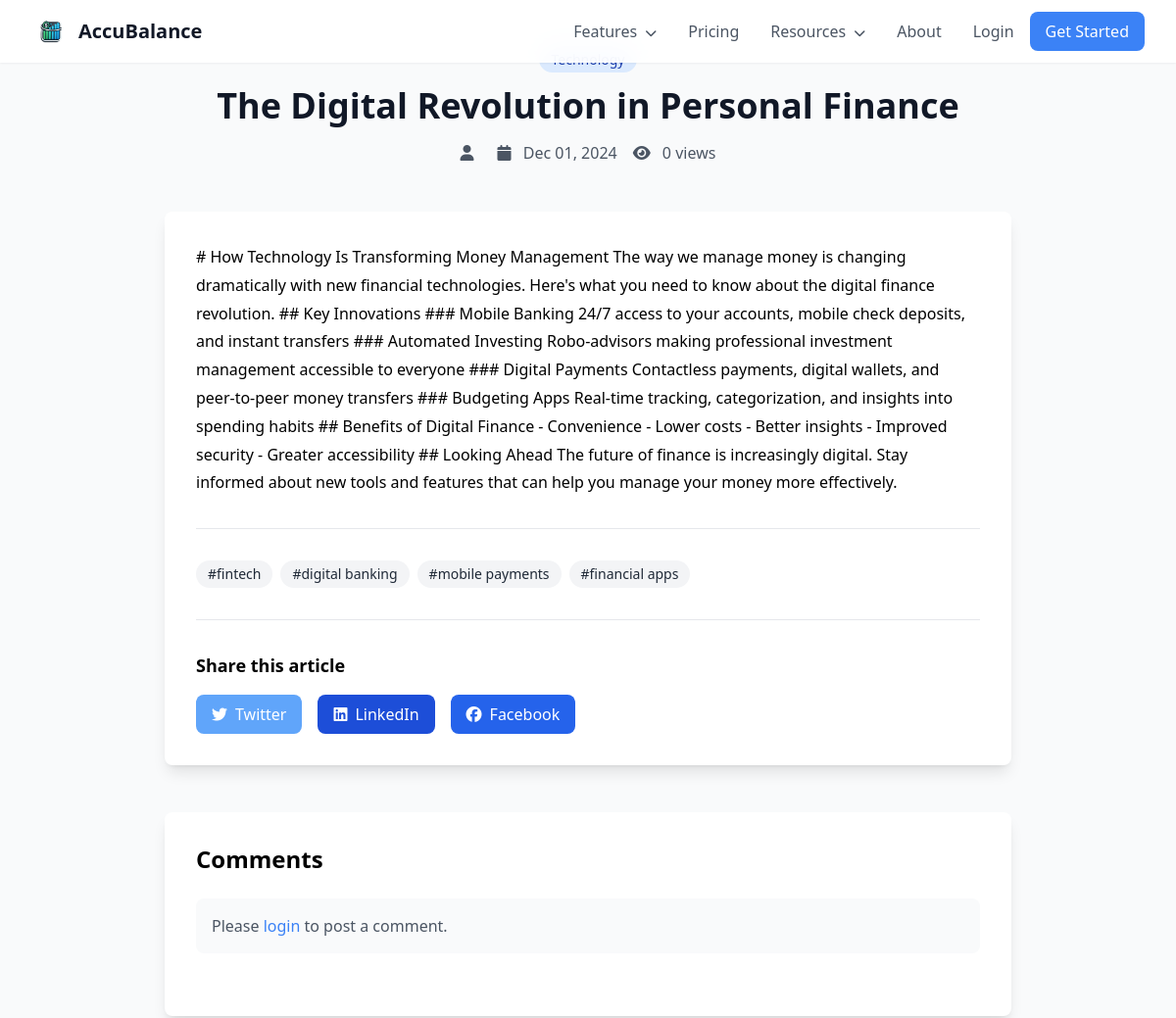
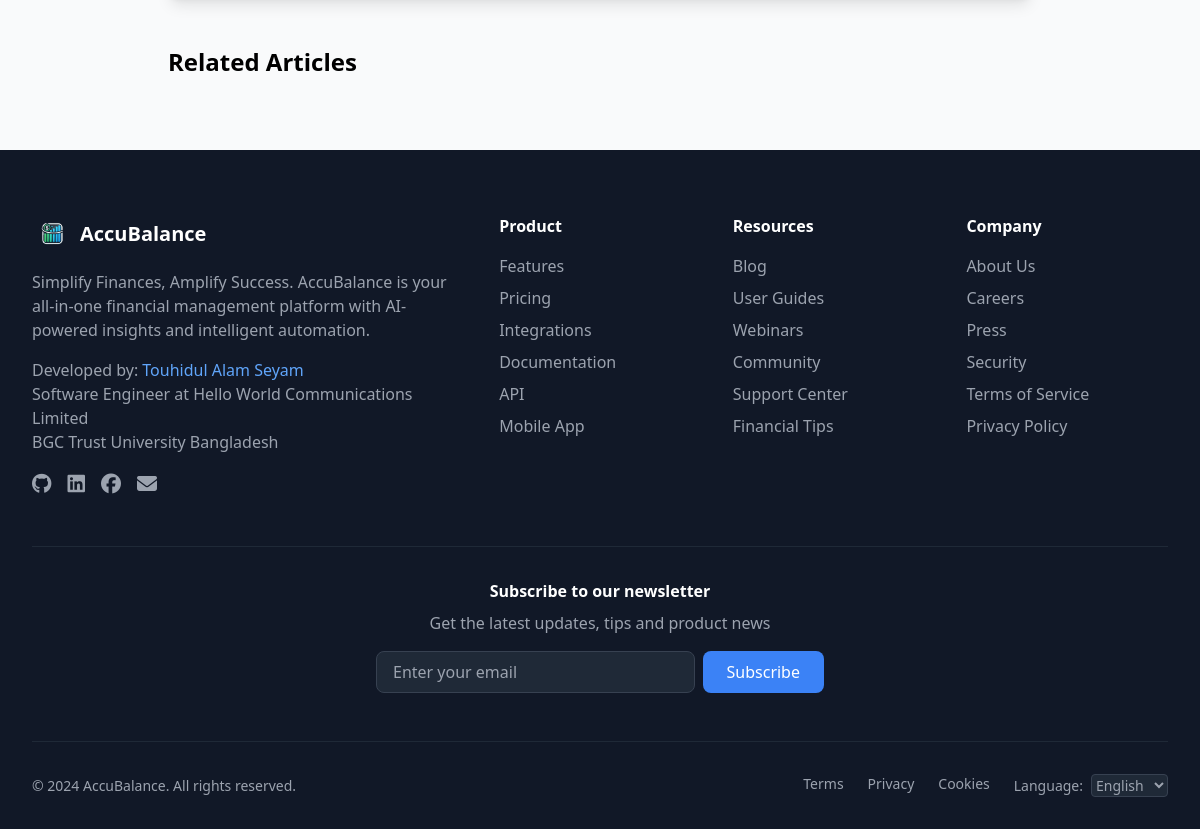
The app's page /blog-post.php?slug=digital-revolution-personal-finance with its own data (2 pictures, top to bottom).
### tables this page shows
CREATE TABLE blog_posts (
    id INT PRIMARY KEY AUTO_INCREMENT,
    title VARCHAR(255) NOT NULL,
    slug VARCHAR(255) NOT NULL UNIQUE,
    content TEXT NOT NULL,
    excerpt TEXT,
    featured_image VARCHAR(255),
    author_id INT,
    category VARCHAR(50),
    tags JSON,
    status ENUM('draft', 'published') DEFAULT 'draft',
    views INT DEFAULT 0,
    created_at TIMESTAMP DEFAULT CURRENT_TIMESTAMP,
    updated_at TIMESTAMP DEFAULT CURRENT_TIMESTAMP ON UPDATE CURRENT_TIMESTAMP,
    FOREIGN KEY (author_id) REFERENCES users(id)
);

### blog-post.php (the view, shortened to what this page needs)
<?php
require_once 'config.php';
$slug = $conn->real_escape_string($_GET['slug']);
$query = "SELECT p.*, u.username as author_name
          FROM blog_posts p
          LEFT JOIN users u ON p.author_id = u.id
          WHERE p.slug = '$slug' AND p.status = 'published'";
$post = $conn->query($query)->fetch_assoc();
?>
<!DOCTYPE html>
<html lang="en">
<head>
    <script src="https://cdn.tailwindcss.com"></script>
    <link href="https://cdn.jsdelivr.net/npm/@fortawesome/fontawesome-free@6/css/all.min.css" rel="stylesheet">
    <link href="https://unpkg.com/aos@2.3.1/dist/aos.css" rel="stylesheet">
    <link rel="stylesheet" href="https://cdn.jsdelivr.net/npm/prismjs@1.24.1/themes/prism.css">
</head>
<body class="bg-gray-50">
    <?php include 'includes/public-nav.php'; ?>
    <div class="max-w-4xl mx-auto px-4 py-12">
        <header class="text-center mb-12" data-aos="fade-up">
            <div class="mb-4">
                <span class="bg-blue-100 text-blue-800 text-sm font-medium px-3 py-1 rounded-full">
                </span>
            </div>
            <h1 class="text-4xl font-bold text-gray-900 mb-4"><?php echo $post['title']; ?></h1>
            <div class="flex items-center justify-center space-x-4 text-gray-600">
                <span>
                    <i class="fas fa-user mr-2"></i>
                </span>
                <span>
                    <i class="fas fa-calendar mr-2"></i>
                    <?php echo date('M d, Y', strtotime($post['created_at'])); ?>
                </span>
                <span>
                    <i class="fas fa-eye mr-2"></i>
                    <?php echo $post['views']; ?> views
                </span>
            </div>
        </header>
        <article class="bg-white rounded-lg shadow-lg p-8 mb-12" data-aos="fade-up" data-aos-delay="100">
            <div class="blog-content prose max-w-none" id="blogContent">
                <?php echo $post['content']; ?>
            </div>
            <div class="mt-8 pt-8 border-t">
                <div class="flex flex-wrap gap-2">
                    <?php foreach (json_decode($post['tags']) as $tag): ?>
                        <a href="blog.php?tag=<?php echo urlencode($tag); ?>"
                           class="bg-gray-100 text-gray-800 px-3 py-1 rounded-full text-sm hover:bg-gray-200 transition-colors">
                            #<?php echo $tag; ?>
                        </a>
                    <?php endforeach; ?>
                </div>
            </div>
            <div class="mt-8 pt-8 border-t">
                <h3 class="text-lg font-bold mb-4">Share this article</h3>
                <div class="flex space-x-4">
                    <a href="https://twitter.com/intent/tweet?url=<?php echo urlencode($current_url); ?>&text=<?php echo urlencode($post['title']); ?>"
                       target="_blank"
                       class="social-share-button bg-blue-400 text-white px-4 py-2 rounded-lg">
                        <i class="fab fa-twitter mr-2"></i>Twitter
                    </a>
                    <a href="https://www.linkedin.com/shareArticle?url=<?php echo urlencode($current_url); ?>&title=<?php echo urlencode($post['title']); ?>"
                       target="_blank"
                       class="social-share-button bg-blue-700 text-white px-4 py-2 rounded-lg">
                        <i class="fab fa-linkedin mr-2"></i>LinkedIn
                    </a>
                    <a href="https://www.facebook.com/sharer/sharer.php?u=<?php echo urlencode($current_url); ?>"
                       target="_blank"
                       class="social-share-button bg-blue-600 text-white px-4 py-2 rounded-lg">
                        <i class="fab fa-facebook mr-2"></i>Facebook
                    </a>
                </div>
            </div>
        </article>
        <section class="bg-white rounded-lg shadow-lg p-8 mb-12" data-aos="fade-up" data-aos-delay="200">
            <h2 class="text-2xl font-bold mb-6">Comments</h2>
            <?php if ($is_logged_in): ?>
                <form method="POST" class="mb-8">
                    <input type="hidden" name="action" value="add_comment">
                    <textarea name="content" rows="4"
                              class="w-full px-4 py-2 border rounded-lg focus:ring-2 focus:ring-blue-500"
                              placeholder="Add your comment..."></textarea>
                    <button type="submit"
                            class="mt-2 bg-blue-500 text-white px-6 py-2 rounded-lg hover:bg-blue-600">
                        Post Comment
                    </button>
                </form>
            <?php else: ?>
                <div class="bg-gray-50 p-4 rounded-lg mb-8">
                    <p class="text-gray-600">
                        Please <a href="login.php" class="text-blue-500">login</a> to post a comment.
                    </p>
                </div>
            <?php endif; ?>
        </section>
        <section data-aos="fade-up" data-aos-delay="300">
            <h2 class="text-2xl font-bold mb-6">Related Articles</h2>
        </section>
    </div>
    <?php include 'includes/footer.php'; ?>
</body>
</html>

### blog-post.php (style rules this page uses)
.blog-content { line-height: 1.8; }
.social-share-button { transition: all 0.3s ease; }

### records on screen
blog_posts: title "The Digital Revolution in Personal Finance", created_at "Dec 01, 2024", views "0", content "# How Technology Is Transforming Money Management The way we manage money is changing dramatically with new financial technologies. Here's what you need to know about the digital finance revolution. ## Key Innovations ### Mobile Banking 24/7 access to your accounts, mobile check deposits, and instant transfers ### Automated Investing Robo-advisors making professional investment management accessible to everyone ### Digital Payments Contactless payments, digital wallets, and peer-to-peer money transfers ### Budgeting Apps Real-time tracking, categorization, and insights into spending habits ## Benefits of Digital Finance - Convenience - Lower costs - Better insights - Improved security -…", tags "fintech", tags "digital banking", tags "mobile payments", tags "financial apps"
